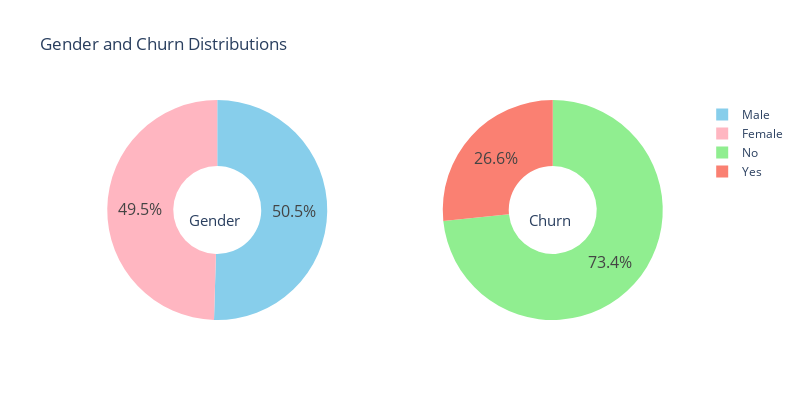

This figure's notebook cell:
### Markdown cell above
**Data Visualization**

### Code cell
g_labels = ['Male', 'Female']
c_labels = ['No', 'Yes']
# Creating subplots 
fig = make_subplots(rows=1, cols=2, specs=[[{'type':'domain'}, {'type':'domain'}]], 
                    subplot_titles=["Gender Distribution", "Churn Distribution"])

fig.add_trace(go.Pie(labels=g_labels, values=df['gender'].value_counts(), name="Gender",
                     marker_colors=['skyblue', 'lightpink']), 1, 1)
fig.add_trace(go.Pie(labels=c_labels, values=df['Churn'].value_counts(), name="Churn",
                     marker_colors=['lightgreen', 'salmon']), 1, 2)

# Using `hole` to create a donut-like pie chart
fig.update_traces(hole=.4, hoverinfo="label+percent+name", textfont_size=16)
fig.update_layout(
    title_text="Gender and Churn Distributions",
    width=800, height=400, 
    annotations=[dict(text='Gender', x=0.22, y=0.4, font_size=15, showarrow=False),
                 dict(text='Churn', x=0.77, y=0.4, font_size=15, showarrow=False)])
fig.show()

### Figure 1 — Plotly figure (JSON) as saved in the notebook; plotly's stock layout.template omitted (floating-point values rounded to 4 significant figures)
{"data": [{"domain": {"x": [0, 0.45], "y": [0, 1]}, "hole": 0.4, "hoverinfo": "label+percent+name", "labels": ["Male", "Female"], "marker": {"colors": ["skyblue", "lightpink"]}, "name": "Gender", "textfont": {"size": 16}, "type": "pie", "values": [3549, 3483]}, {"domain": {"x": [0.55, 1], "y": [0, 1]}, "hole": 0.4, "hoverinfo": "label+percent+name", "labels": ["No", "Yes"], "marker": {"colors": ["lightgreen", "salmon"]}, "name": "Churn", "textfont": {"size": 16}, "type": "pie", "values": [5163, 1869]}], "layout": {"annotations": [{"font": {"size": 15}, "showarrow": false, "text": "Gender", "x": 0.22, "xanchor": "center", "xref": "paper", "y": 0.4, "yanchor": "bottom", "yref": "paper"}, {"font": {"size": 15}, "showarrow": false, "text": "Churn", "x": 0.77, "xanchor": "center", "xref": "paper", "y": 0.4, "yanchor": "bottom", "yref": "paper"}], "height": 400, "title": {"text": "Gender and Churn Distributions"}, "width": 800}}
